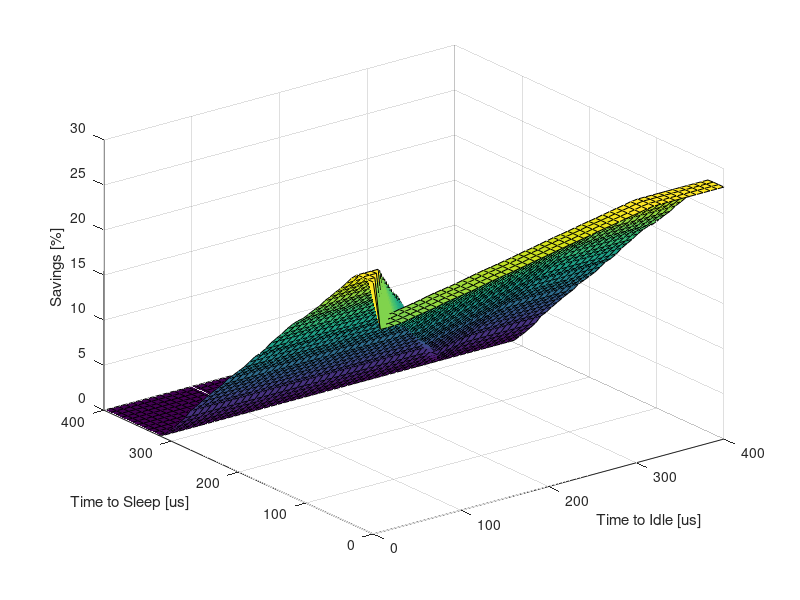

The MATLAB source for this figure:
fileID = fopen('case2.txt');
C = textscan(fileID,'%d; %d; %f; %f; %f; %f');
Z = C{6};
z(1,:) = Z(1:51);
for i = 2:51
    z(i,:) = Z((51*i)-50:i*51);
end
x = 0:8:400;
y = 0:8:400;
surf(x,y,z);
xlabel('Time to Idle [us]')
ylabel('Time to Sleep [us]');
zlabel('Savings [%]');